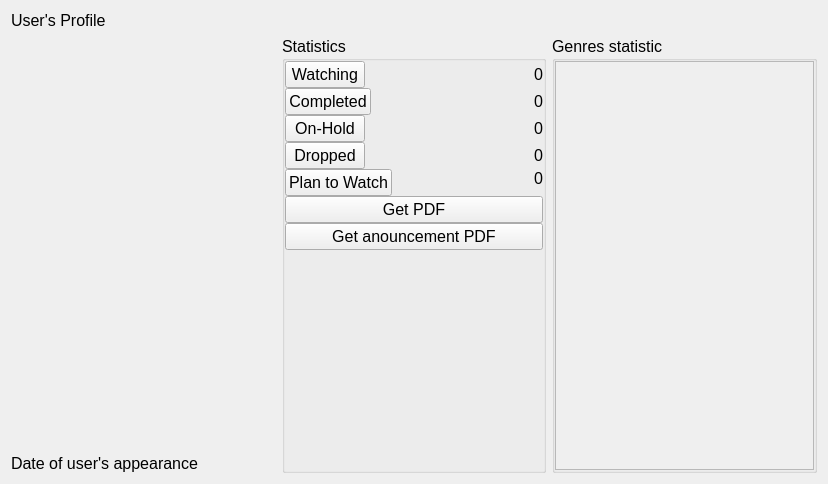
<?xml version="1.0" encoding="UTF-8"?>
<ui version="4.0">
 <class>Profile</class>
 <widget class="QWidget" name="Profile">
  <property name="geometry">
   <rect>
    <x>0</x>
    <y>0</y>
    <width>828</width>
    <height>484</height>
   </rect>
  </property>
  <property name="font">
   <font>
    <pointsize>12</pointsize>
   </font>
  </property>
  <property name="windowTitle">
   <string>Profile</string>
  </property>
  <property name="autoFillBackground">
   <bool>true</bool>
  </property>
  <property name="styleSheet">
   <string notr="true"/>
  </property>
  <layout class="QGridLayout" name="gridLayout_2">
   <item row="1" column="1" rowspan="2">
    <widget class="QGroupBox" name="groupBox">
     <property name="font">
      <font>
       <pointsize>12</pointsize>
      </font>
     </property>
     <property name="title">
      <string>Statistics</string>
     </property>
     <layout class="QGridLayout" name="gridLayout">
      <property name="leftMargin">
       <number>0</number>
      </property>
      <property name="topMargin">
       <number>0</number>
      </property>
      <property name="rightMargin">
       <number>0</number>
      </property>
      <property name="bottomMargin">
       <number>0</number>
      </property>
      <property name="horizontalSpacing">
       <number>0</number>
      </property>
      <item row="0" column="0">
       <layout class="QFormLayout" name="formLayout">
        <property name="sizeConstraint">
         <enum>QLayout::SetDefaultConstraint</enum>
        </property>
        <property name="fieldGrowthPolicy">
         <enum>QFormLayout::AllNonFixedFieldsGrow</enum>
        </property>
        <property name="rowWrapPolicy">
         <enum>QFormLayout::DontWrapRows</enum>
        </property>
        <item row="0" column="0">
         <widget class="QPushButton" name="pushButton">
          <property name="sizePolicy">
           <sizepolicy hsizetype="Preferred" vsizetype="Fixed">
            <horstretch>0</horstretch>
            <verstretch>0</verstretch>
           </sizepolicy>
          </property>
          <property name="font">
           <font>
            <pointsize>12</pointsize>
           </font>
          </property>
          <property name="text">
           <string>Watching</string>
          </property>
         </widget>
        </item>
        <item row="0" column="1">
         <widget class="QLabel" name="watchingLabe">
          <property name="font">
           <font>
            <pointsize>12</pointsize>
           </font>
          </property>
          <property name="text">
           <string>0</string>
          </property>
          <property name="alignment">
           <set>Qt::AlignRight|Qt::AlignTrailing|Qt::AlignVCenter</set>
          </property>
         </widget>
        </item>
        <item row="1" column="0">
         <widget class="QPushButton" name="pushButton_2">
          <property name="font">
           <font>
            <pointsize>12</pointsize>
           </font>
          </property>
          <property name="text">
           <string>Completed</string>
          </property>
         </widget>
        </item>
        <item row="1" column="1">
         <widget class="QLabel" name="completedLabe">
          <property name="font">
           <font>
            <pointsize>12</pointsize>
           </font>
          </property>
          <property name="text">
           <string>0</string>
          </property>
          <property name="alignment">
           <set>Qt::AlignRight|Qt::AlignTrailing|Qt::AlignVCenter</set>
          </property>
         </widget>
        </item>
        <item row="2" column="0">
         <widget class="QPushButton" name="pushButton_3">
          <property name="font">
           <font>
            <pointsize>12</pointsize>
           </font>
          </property>
          <property name="text">
           <string>On-Hold</string>
          </property>
         </widget>
        </item>
        <item row="2" column="1">
         <widget class="QLabel" name="onholdLabe">
          <property name="font">
           <font>
            <pointsize>12</pointsize>
           </font>
          </property>
          <property name="text">
           <string>0</string>
          </property>
          <property name="alignment">
           <set>Qt::AlignRight|Qt::AlignTrailing|Qt::AlignVCenter</set>
          </property>
         </widget>
        </item>
        <item row="3" column="0">
         <widget class="QPushButton" name="pushButton_4">
          <property name="font">
           <font>
            <pointsize>12</pointsize>
           </font>
          </property>
          <property name="text">
           <string>Dropped</string>
          </property>
         </widget>
        </item>
        <item row="3" column="1">
         <widget class="QLabel" name="droppedLabe">
          <property name="font">
           <font>
            <pointsize>12</pointsize>
           </font>
          </property>
          <property name="text">
           <string>0</string>
          </property>
          <property name="alignment">
           <set>Qt::AlignRight|Qt::AlignTrailing|Qt::AlignVCenter</set>
          </property>
         </widget>
        </item>
        <item row="4" column="0">
         <widget class="QPushButton" name="pushButton_5">
          <property name="sizePolicy">
           <sizepolicy hsizetype="Minimum" vsizetype="Fixed">
            <horstretch>0</horstretch>
            <verstretch>0</verstretch>
           </sizepolicy>
          </property>
          <property name="font">
           <font>
            <pointsize>12</pointsize>
           </font>
          </property>
          <property name="text">
           <string>Plan to Watch</string>
          </property>
         </widget>
        </item>
        <item row="4" column="1">
         <widget class="QLabel" name="planLabe">
          <property name="sizePolicy">
           <sizepolicy hsizetype="Minimum" vsizetype="Fixed">
            <horstretch>0</horstretch>
            <verstretch>0</verstretch>
           </sizepolicy>
          </property>
          <property name="font">
           <font>
            <pointsize>12</pointsize>
           </font>
          </property>
          <property name="text">
           <string>0</string>
          </property>
          <property name="alignment">
           <set>Qt::AlignRight|Qt::AlignTrailing|Qt::AlignVCenter</set>
          </property>
         </widget>
        </item>
        <item row="5" column="0" colspan="2">
         <widget class="QPushButton" name="pushButton_6">
          <property name="font">
           <font>
            <pointsize>12</pointsize>
           </font>
          </property>
          <property name="text">
           <string>Get PDF</string>
          </property>
         </widget>
        </item>
        <item row="6" column="0" colspan="2">
         <widget class="QPushButton" name="pushButton_12">
          <property name="font">
           <font>
            <pointsize>12</pointsize>
           </font>
          </property>
          <property name="text">
           <string>Get anouncement PDF</string>
          </property>
         </widget>
        </item>
       </layout>
      </item>
     </layout>
    </widget>
   </item>
   <item row="1" column="0">
    <widget class="QLabel" name="label">
     <property name="text">
      <string/>
     </property>
    </widget>
   </item>
   <item row="0" column="0" colspan="2">
    <widget class="QLabel" name="username">
     <property name="sizePolicy">
      <sizepolicy hsizetype="Preferred" vsizetype="Maximum">
       <horstretch>0</horstretch>
       <verstretch>0</verstretch>
      </sizepolicy>
     </property>
     <property name="text">
      <string>User's Profile</string>
     </property>
    </widget>
   </item>
   <item row="2" column="0">
    <widget class="QLabel" name="appearanceDate">
     <property name="sizePolicy">
      <sizepolicy hsizetype="Preferred" vsizetype="Maximum">
       <horstretch>0</horstretch>
       <verstretch>0</verstretch>
      </sizepolicy>
     </property>
     <property name="text">
      <string>Date of user's appearance</string>
     </property>
    </widget>
   </item>
   <item row="1" column="2" rowspan="2">
    <widget class="QGroupBox" name="groupBox_2">
     <property name="sizePolicy">
      <sizepolicy hsizetype="Preferred" vsizetype="Preferred">
       <horstretch>0</horstretch>
       <verstretch>0</verstretch>
      </sizepolicy>
     </property>
     <property name="font">
      <font>
       <pointsize>12</pointsize>
      </font>
     </property>
     <property name="title">
      <string>Genres statistic</string>
     </property>
     <layout class="QGridLayout" name="gridLayout_3">
      <property name="leftMargin">
       <number>0</number>
      </property>
      <property name="topMargin">
       <number>0</number>
      </property>
      <property name="rightMargin">
       <number>0</number>
      </property>
      <property name="bottomMargin">
       <number>0</number>
      </property>
      <property name="horizontalSpacing">
       <number>0</number>
      </property>
      <item row="0" column="0">
       <widget class="QScrollArea" name="scrollArea">
        <property name="sizePolicy">
         <sizepolicy hsizetype="Preferred" vsizetype="Expanding">
          <horstretch>0</horstretch>
          <verstretch>0</verstretch>
         </sizepolicy>
        </property>
        <property name="widgetResizable">
         <bool>true</bool>
        </property>
        <widget class="QWidget" name="formLayout_1">
         <property name="geometry">
          <rect>
           <x>0</x>
           <y>0</y>
           <width>258</width>
           <height>407</height>
          </rect>
         </property>
         <layout class="QFormLayout" name="formLayout_2"/>
        </widget>
       </widget>
      </item>
     </layout>
    </widget>
   </item>
  </layout>
 </widget>
 <resources/>
 <connections/>
</ui>
